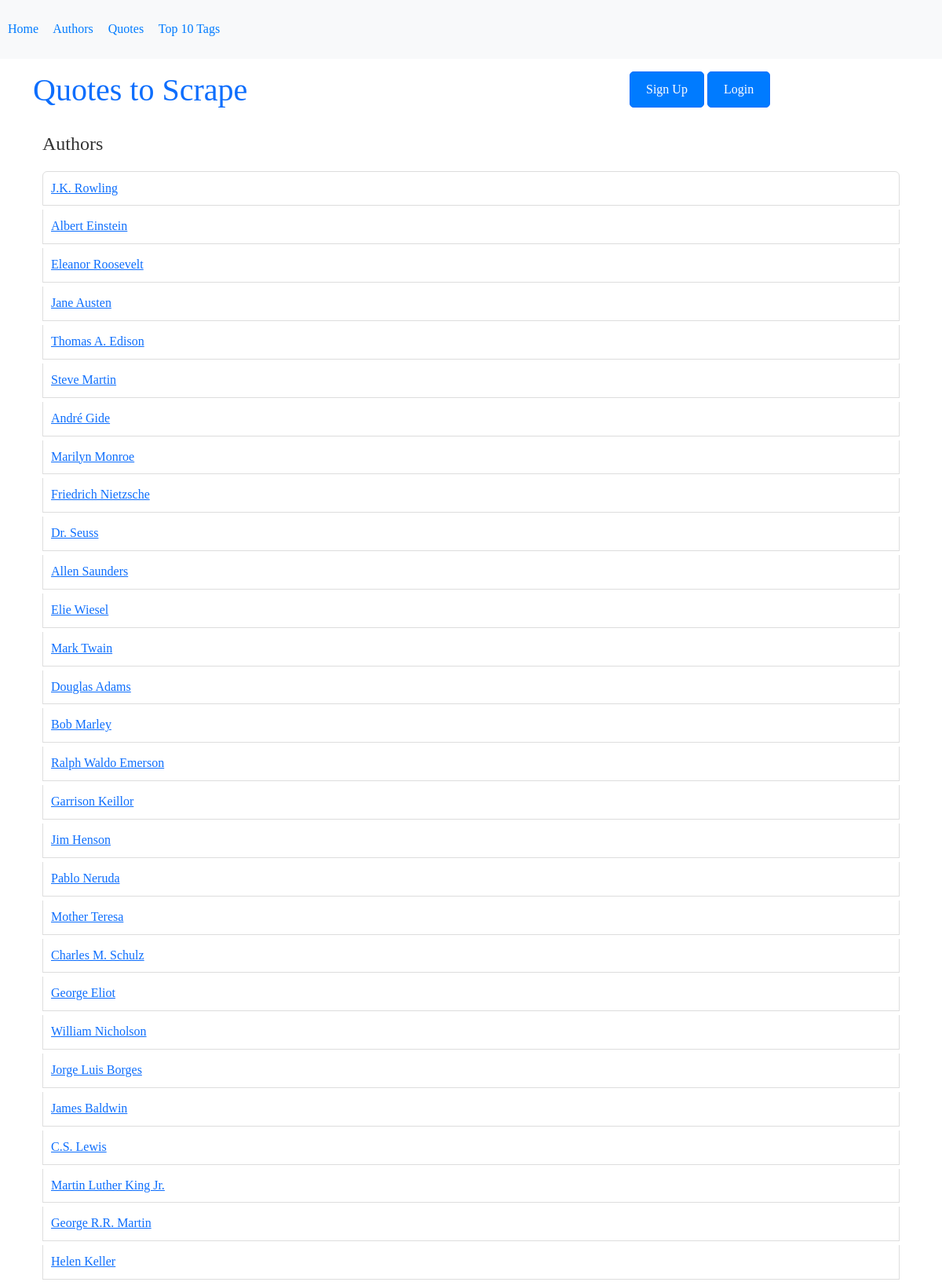
Screenshot of /authors/ (upper part) with the database file from the repository.
### quotes/models.py (models this page shows, shortened)
class Author(models.Model):
    fullname = models.CharField(max_length=100)
    born_date = models.DateField(null=True, blank=True)
    born_location = models.CharField(max_length=255, null=True, blank=True)
    description = models.TextField(null=True, blank=True)
    see_also = models.CharField(max_length=255, null=True, blank=True)

### quotes/views.py (the view)
# urls.py: path('authors/', views.author_list, name='author_list'),
def author_list(request):
    authors = Author.objects.all()
    return render(request, 'quotes/author_list.html', {'authors': authors})

### quotes/templates/quotes/author_list.html (shortened to what this page needs)
{% extends 'quotes/base.html' %}
{% block content %}
<div class="container">
    <h1 class="page-title">Authors</h1>
    <ul class="list-group">
        {% for author in authors %}
        <li class="list-group-item">
            <a href="{% url 'quotes:author_detail' author.id %}">{{ author.fullname }}</a>
        </li>
        {% empty %}
        <li class="list-group-item">No authors found.</li>
        {% endfor %}
    </ul>
</div>
{% endblock %}

### quotes/static/quotes/style.css (style rules this page uses)
body { font-family: Georgia, "Times New Roman", Times, serif; font-size: 16px; line-height: 1.42857143; color: #333333; background-color: #ffffff; margin: 0; padding: 0; }
.list-group { list-style: none; padding: 0; }
.list-group-item { border: 1px solid #ddd; padding: 10px; margin-bottom: 5px; }
.page-title { font-size: 24px; margin-bottom: 20px; }

### rows the page displays
Author: fullname "J.K. Rowling"
Author: fullname "Albert Einstein"
Author: fullname "Eleanor Roosevelt"
Author: fullname "Jane Austen"
Author: fullname "Thomas A. Edison"
Author: fullname "Steve Martin"
Author: fullname "André Gide"
Author: fullname "Marilyn Monroe"
Author: fullname "Friedrich Nietzsche"
Author: fullname "Dr. Seuss"
Author: fullname "Allen Saunders"
Author: fullname "Elie Wiesel"
Author: fullname "Mark Twain"
Author: fullname "Douglas Adams"
Author: fullname "Bob Marley"
Author: fullname "Ralph Waldo Emerson"
Author: fullname "Garrison Keillor"
Author: fullname "Jim Henson"
Author: fullname "Pablo Neruda"
Author: fullname "Mother Teresa"
Author: fullname "Charles M. Schulz"
Author: fullname "George Eliot"
Author: fullname "William Nicholson"
Author: fullname "Jorge Luis Borges"
Author: fullname "James Baldwin"
Author: fullname "C.S. Lewis"
Author: fullname "Martin Luther King Jr."
Author: fullname "George R.R. Martin"
Author: fullname "Helen Keller"
